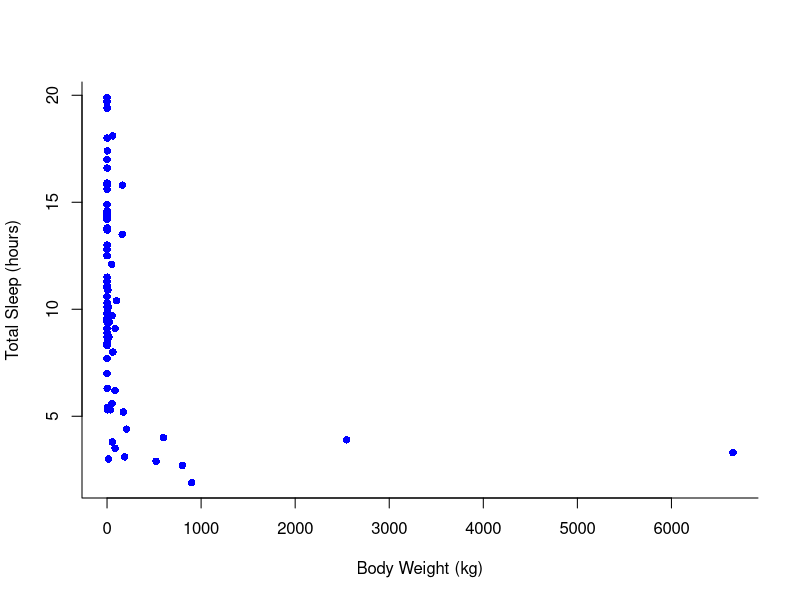
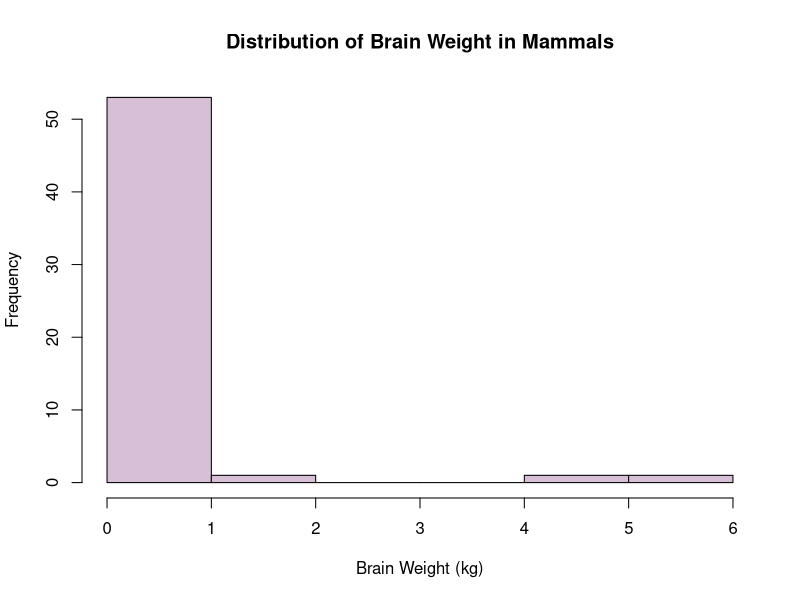
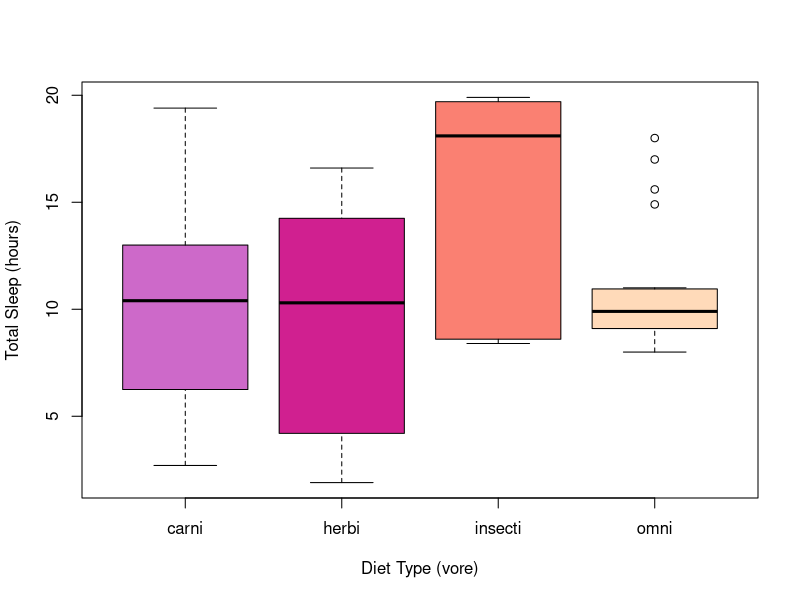
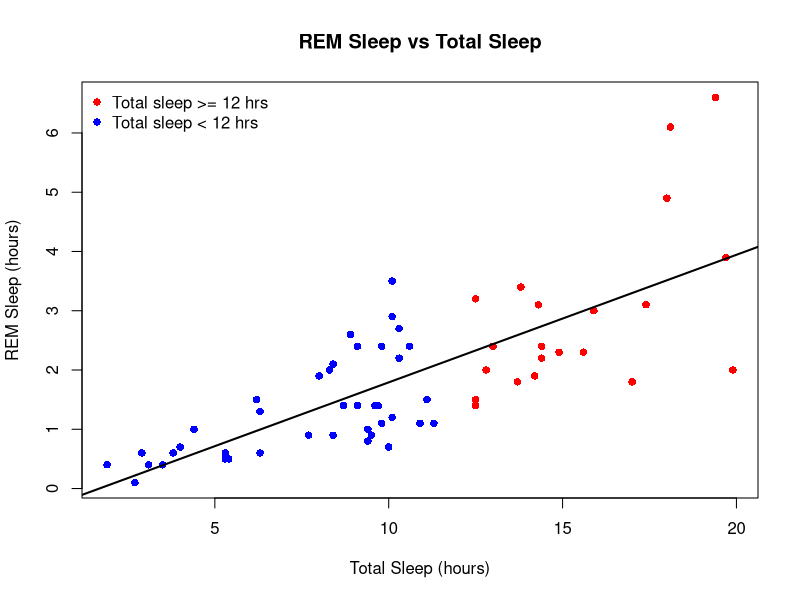

Recreate these plots in R, in order.
## ---- chunk 1
library(tidyverse)
library(ggplot2)
data(msleep)
knitr::opts_chunk$set(echo = TRUE)
## ---- chunk 2
plot(msleep$bodywt, msleep$sleep_total,
     pch = 16,
     col = "blue",
     xlab = "Body Weight (kg)",
     ylab = "Total Sleep (hours)",
     bty = "l")
## ---- chunk 3
hist(msleep$brainwt,
     col = "thistle",
     xlab = "Brain Weight (kg)",
     main = "Distribution of Brain Weight in Mammals")
## ---- chunk 4
msleep$vore <- as.factor(msleep$vore)

boxplot(sleep_total ~ vore, data = msleep,
        col = c("orchid3", "violetred", "salmon", "peachpuff"),
        xlab = "Diet Type (vore)",
        ylab = "Total Sleep (hours)")
## ---- chunk 5
# Condition for coloring
long_sleeper <- msleep$sleep_total >= 12
point_cols <- ifelse(long_sleeper, "red", "blue")

# Scatterplot
plot(msleep$sleep_total, msleep$sleep_rem,
     pch = 16,
     col = point_cols,
     xlab = "Total Sleep (hours)",
     ylab = "REM Sleep (hours)",
     main = "REM Sleep vs Total Sleep")

# Line of best fit
abline(lm(sleep_rem ~ sleep_total, data = msleep), lwd = 2)

# Legend
legend("topleft",
       legend = c("Total sleep >= 12 hrs", "Total sleep < 12 hrs"),
       col = c("red", "blue"),
       pch = 16,
       bty = "n")
